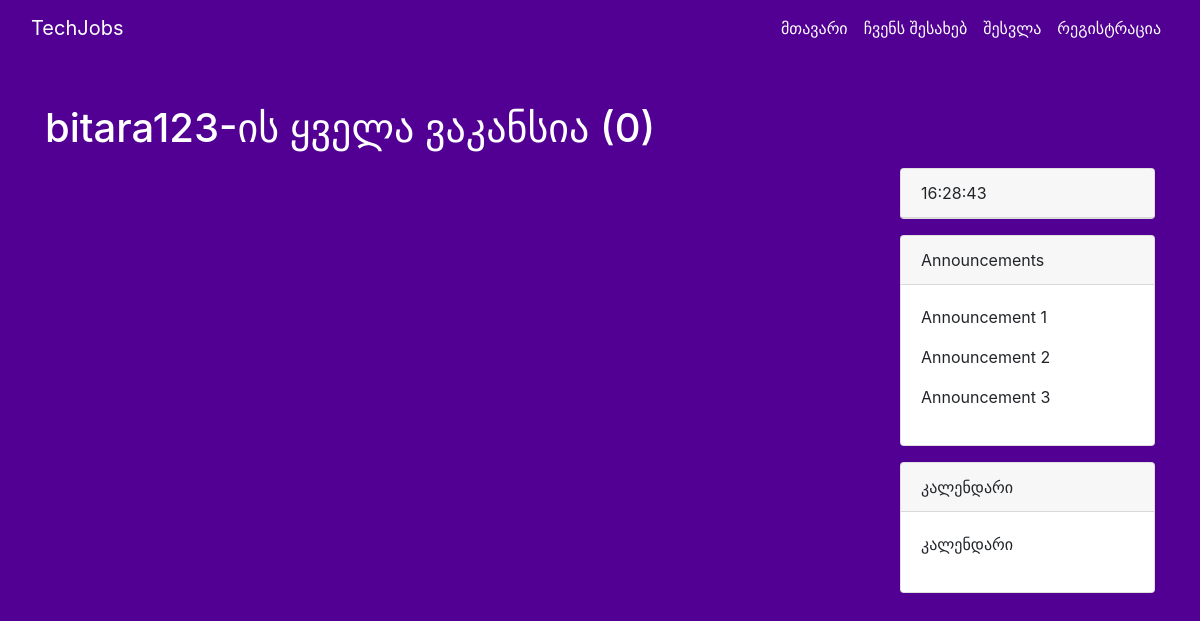
The app's page /user/bitara123, older data.
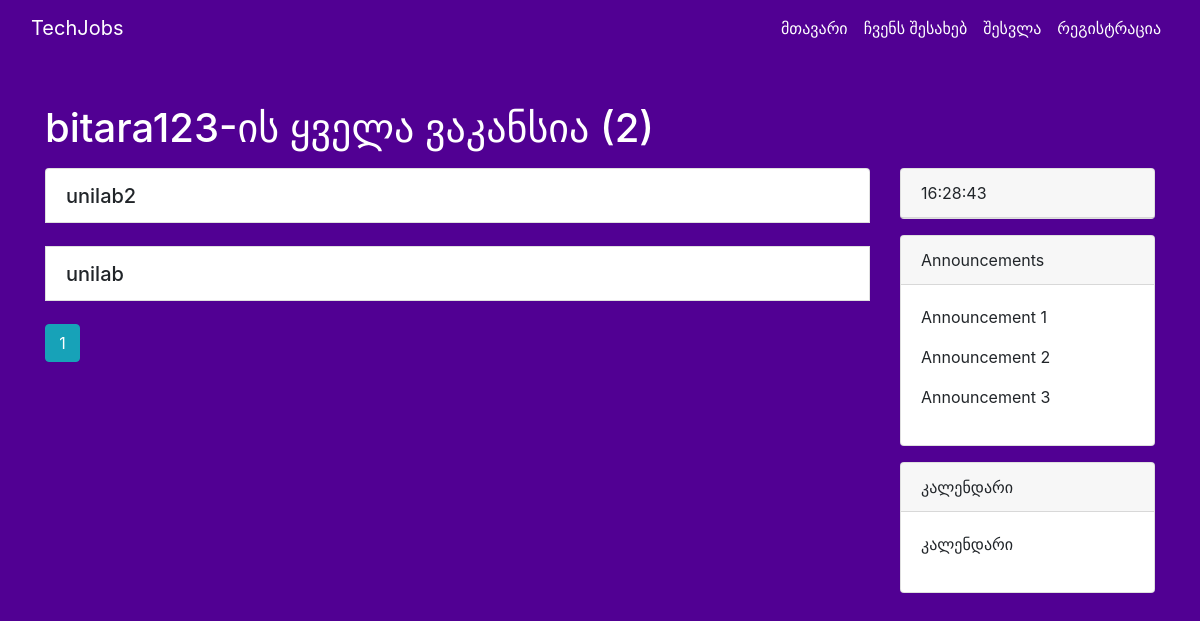
The same page, newer data.
### app/models.py (models this page shows, shortened)
class Job(db.Model):
    id = db.Column(db.Integer, primary_key=True)
    title = db.Column(db.String(20), unique=True, nullable=False)
    date_posted = db.Column(db.DateTime, nullable=False, default=datetime.utcnow)
    description = db.Column(db.Text, nullable=False)
    user_id = db.Column(db.Integer, db.ForeignKey('user.id'), nullable=False)

### app/users/routes.py (the view)
@users.route('/user/<string:username>')
def user_jobs(username):
    page = request.args.get('page', 1, type=int)
    user = User.query.filter_by(username=username).first_or_404()
    jobs = Job.query.filter_by(author=user).order_by(Job.date_posted.desc()).paginate(page=page, per_page=10)
    return render_template('user_jobs.html', jobs=jobs, user=user)

### app/templates/user_jobs.html (shortened to what this page needs)
{% extends "base.html" %}
{% block content %}
<br>
<br>
<h1 class="mb-3 white-text">{{ user.username }}-ის ყველა ვაკანსია ({{ jobs.total }})</h1>
<div class="row">
    <div class="col-md-9 offset-md-0">
        <ul class="list-group">
            {% for job in jobs.items %}
            <li class="list-group-item">
                <div class="d-flex justify-content-between align-items-center">
                    <div>
                        <h4 class="mb-0">
                            <a class="job-title" href="#" data-toggle="collapse" data-target="#job-{{ loop.index }}">
                                {{ job.title }}
                            </a>
                        </h4>
                    </div>
                </div>
            </li>
            <br>
            {% endfor %}
            <div class="page-links">
                {% for page_num in jobs.iter_pages() %}
                {% if page_num %}
                {% if jobs.page == page_num %}
                <a class="btn btn-info mb-2 custom-page-link" href="{{ url_for('users.user_jobs', username=user.username, page=page_num) }}">{{ page_num
                    }}</a>
                {% else %}
                <a class="btn btn-outline-info mb-2 custom-page-link" href="{{ url_for('users.user_jobs', username=user.username, page=page_num) }}">{{
                    page_num }}</a>
                {% endif %}
                {% endif %}
                {% endfor %}
            </div>
        </ul>
    </div>
    <div class="col-md-3">
        <div class="card mb-3">
            <div class="card-header">
                <div id="live-clock"></div>
            </div>
        </div>
        <div class="card mb-3">
            <div class="card-header">
                Announcements
            </div>
            <div class="card-body">
                <p>Announcement 1</p>
                <p>Announcement 2</p>
                <p>Announcement 3</p>
            </div>
        </div>
        <div class="card">
            <div class="card-header">
                კალენდარი
            </div>
            <div class="card-body">
                <p>კალენდარი</p>
            </div>
        </div>
    </div>
</div>
{% endblock %}

Row changes from the older to the newer data that the page shows:
added Job: title "unilab2"
added Job: title "unilab"
Text that changed along with them:
{{ jobs.total }}: "0" → "2"
new list line: "1"
